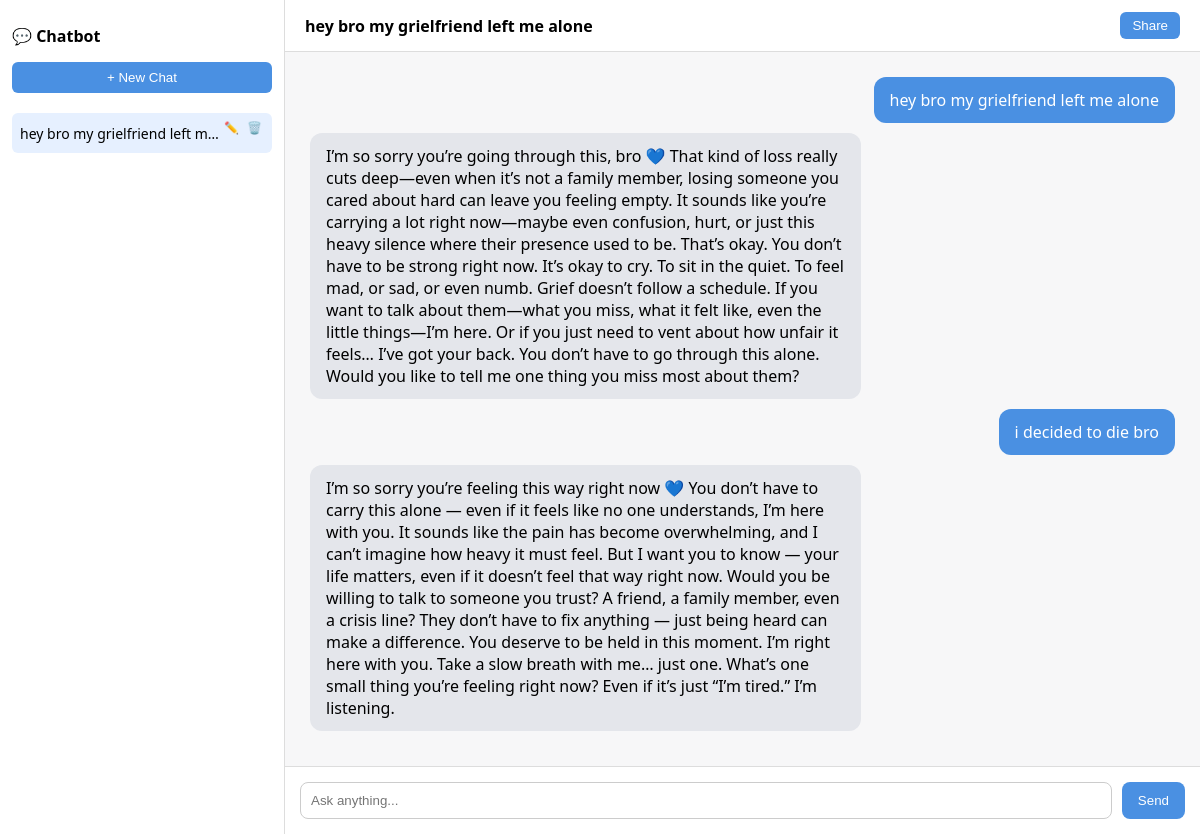
Page /home/?chat_id=46 (signed in) on the earlier database version.
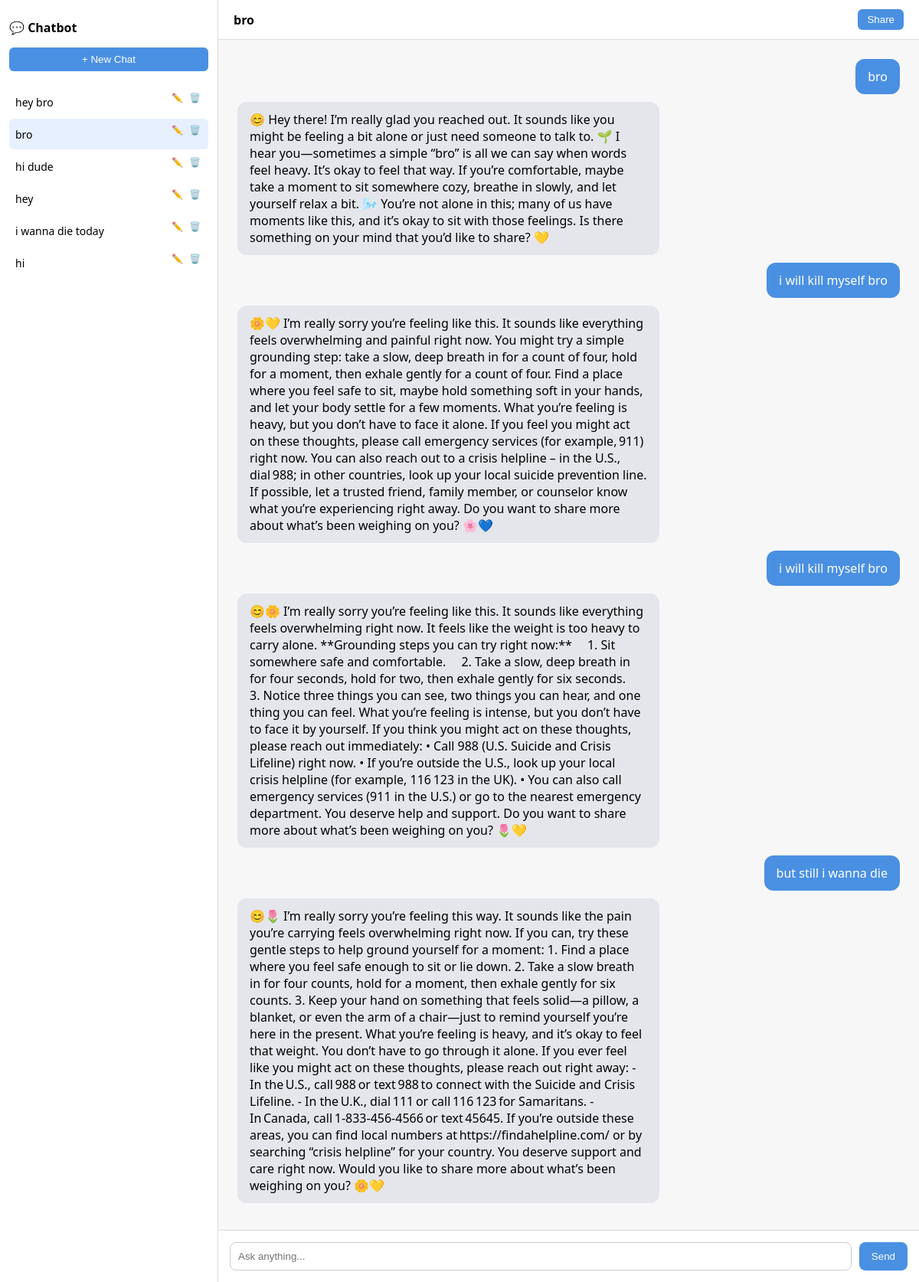
Same page on the later database version.
### chatbot/models.py (models this page shows, shortened)
class Chat(models.Model):
    user = models.ForeignKey(User, on_delete=models.CASCADE)
    title = models.CharField(max_length=200, blank=True)   # ✅ NEW
    created_at = models.DateTimeField(auto_now_add=True)

class ChatMessage(models.Model):
    chat = models.ForeignKey(Chat, on_delete=models.CASCADE)
    user = models.ForeignKey(User, on_delete=models.CASCADE)
    message = models.TextField()
    response = models.TextField()
    timestamp = models.DateTimeField(auto_now_add=True)

### chatbot/views.py (the view)
# urls.py: path('home/', views.home, name='home'),
@login_required
def home(request):
    chats = Chat.objects.filter(user=request.user).order_by("-created_at")
    chat = None
    chat_id = request.GET.get("chat_id")
    if chat_id:
        try:
            chat = Chat.objects.get(
                id=chat_id,
                user=request.user
            )
        except Chat.DoesNotExist:
            chat = chats.first()
    else:
        chat = chats.first()
    messages = []
    if chat:
        messages = ChatMessage.objects.filter(
            chat=chat
        ).order_by("timestamp")
    return render(request, "home.html", {
        "messages": messages,
        "chats": chats,
        "current_chat": chat,
    })

### templates/home.html (shortened to what this page needs)
<!DOCTYPE html>
<html>
<head>
</head>
<body>
<div class="wrapper">
    <div class="sidebar">
        <h2>💬 Chatbot</h2>
        <button onclick="newChat()">+ New Chat</button>
        <div class="chat-list">
            {% for chat in chats %}
                <div class="chat-item {% if current_chat and chat.id == current_chat.id %}active{% endif %}">
                    <a href="?chat_id={{ chat.id }}">
                        {{ chat.title|default:"New Chat" }}
                    </a>
                    <div class="chat-actions">
                        <button onclick="event.stopPropagation(); renameChat('{{ chat.id }}')">✏️</button>
                        <button onclick="event.stopPropagation(); deleteChat('{{ chat.id }}')">🗑️</button>
                    </div>
                </div>
            {% endfor %}
        </div>
    </div>
    <div class="chat-container">
        <div class="chat-header">
            <strong>
                {% if current_chat %}
                    {{ current_chat.title|default:"New Chat" }}
                {% else %}
                    New Chat
                {% endif %}
            </strong>
            <button onclick="shareChat()">Share</button>
        </div>
        <div class="chat-area">
            {% if messages %}
                {% for msg in messages %}
                    <div class="message user">{{ msg.message }}</div>
                    <div class="message bot">{{ msg.response }}</div>
                {% endfor %}
            {% else %}
                <div class="center-box">
                    <h1>What's on your mind today?</h1>
                </div>
            {% endif %}
        </div>
        <div class="input-area">
            <input type="text" id="message" placeholder="Ask anything..." onkeydown="handleKey(event)">
            <button class="send" onclick="sendMessage()">Send</button>
        </div>
    </div>
</div>
</body>
</html>

Differences in the rows shown:
removed Chat: title "hey bro my grielfriend left m…", title "hey bro my grielfriend left me alone"
removed ChatMessage: message "hey bro my grielfriend left me alone", response "I’m so sorry you’re going through this, bro 💙 That kind of loss really cuts deep—even when it’s not a family member, losing someone you cared about hard can leave you feeling empty. It sounds like you’re carrying a lot right now—maybe even confusion, hurt, or just this heavy silence where their presence used to be. That’s okay. You don’t have to be strong right now. It’s okay to cry. To sit in the quiet. To feel mad, or sad, or even numb. Grief doesn’t follow a schedule. If you want to talk about them—what you miss, what it felt like, even the little things—I’m here. Or if you just need to vent about how unfair it feels… I’ve got your back. You don’t have to go through this alone. Would you…"
removed ChatMessage: message "i decided to die bro", response "I’m so sorry you’re feeling this way right now 💙 You don’t have to carry this alone — even if it feels like no one understands, I’m here with you. It sounds like the pain has become overwhelming, and I can’t imagine how heavy it must feel. But I want you to know — your life matters, even if it doesn’t feel that way right now. Would you be willing to talk to someone you trust? A friend, a family member, even a crisis line? They don’t have to fix anything — just being heard can make a difference. You deserve to be held in this moment. I’m right here with you. Take a slow breath with me… just one. What’s one small thing you’re feeling right now? Even if it’s just “I’m tired.” I’m listening."
added Chat: title "hey bro"
added Chat: title "bro"
added Chat: title "hi dude"
added Chat: title "hey"
added Chat: title "i wanna die today"
added Chat: title "hi"
added ChatMessage: message "bro", response "😊 Hey there! I’m really glad you reached out. It sounds like you might be feeling a bit alone or just need someone to talk to. 🌱 I hear you—sometimes a simple “bro” is all we can say when words feel heavy. It’s okay to feel that way. If you’re comfortable, maybe take a moment to sit somewhere cozy, breathe in slowly, and let yourself relax a bit. 🌬️ You’re not alone in this; many of us have moments like this, and it’s okay to sit with those feelings. Is there something on your mind that you’d like to share? 💛"
added ChatMessage: message "i will kill myself bro", response "🌼💛 I’m really sorry you’re feeling like this. It sounds like everything feels overwhelming and painful right now. You might try a simple grounding step: take a slow, deep breath in for a count of four, hold for a moment, then exhale gently for a count of four. Find a place where you feel safe to sit, maybe hold something soft in your hands, and let your body settle for a few moments. What you’re feeling is heavy, but you don’t have to face it alone. If you feel you might act on these thoughts, please call emergency services (for example, 911) right now. You can also reach out to a crisis helpline – in the U.S., dial 988; in other countries, look up your local suicide prevention line. If…"
added ChatMessage: message "i will kill myself bro", response "😊🌼 I’m really sorry you’re feeling like this. It sounds like everything feels overwhelming right now. It feels like the weight is too heavy to carry alone. **Grounding steps you can try right now:** 1. Sit somewhere safe and comfortable. 2. Take a slow, deep breath in for four seconds, hold for two, then exhale gently for six seconds. 3. Notice three things you can see, two things you can hear, and one thing you can feel. What you’re feeling is intense, but you don’t have to face it by yourself. If you think you might act on these thoughts, please reach out immediately: • Call 988 (U.S. Suicide and Crisis Lifeline) right now. • If you’re outside the U.S., look up your local crisis helpline…"
added ChatMessage: message "but still i wanna die", response "😊🌷 I’m really sorry you’re feeling this way. It sounds like the pain you’re carrying feels overwhelming right now. If you can, try these gentle steps to help ground yourself for a moment: 1. Find a place where you feel safe enough to sit or lie down. 2. Take a slow breath in for four counts, hold for a moment, then exhale gently for six counts. 3. Keep your hand on something that feels solid—a pillow, a blanket, or even the arm of a chair—just to remind yourself you’re here in the present. What you’re feeling is heavy, and it’s okay to feel that weight. You don’t have to go through it alone. If you ever feel like you might act on these thoughts, please reach out right away: - In the U.S.,…"
